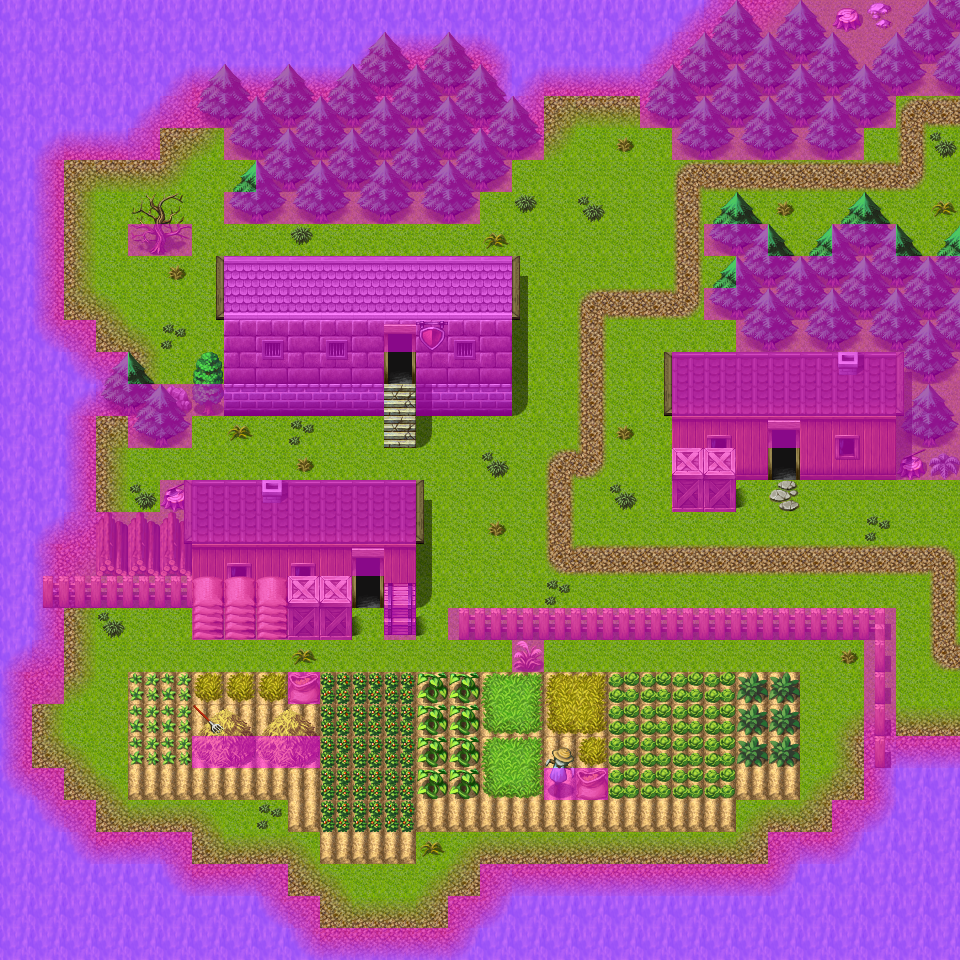

A level layout from a 2D game, rendered from its tile map. Below: a short description, then the map file with tile-grid data replaced by summaries:
An orthogonal 30x30 tile map with 32x32 px tiles, 4 tile layers (Ground, Objects, Above, Walkable), 60 tilesets and 12 objects (6x mapchange, 5x spawn, script).

<map version="1.4" tiledversion="1.4.3" orientation="orthogonal" renderorder="right-down" width="30" height="30" tilewidth="32" tileheight="32" infinite="0" nextlayerid="8" nextobjectid="12">
 <properties>
  <property name="outdoors" value="1" />
 </properties>
 <tileset firstgid="1" name="map_bed_1" tilewidth="32" tileheight="32" tilecount="128" columns="16">
  <image source="../drawable/map_bed_1.png" width="512" height="256" />
 </tileset>
 <tileset firstgid="129" name="map_border_1" tilewidth="32" tileheight="32" tilecount="128" columns="16">
  <image source="../drawable/map_border_1.png" width="512" height="256" />
 </tileset>
 <tileset firstgid="257" name="map_bridge_1" tilewidth="32" tileheight="32" tilecount="128" columns="16">
  <image source="../drawable/map_bridge_1.png" width="512" height="256" />
 </tileset>
 <tileset firstgid="385" name="map_bridge_2" tilewidth="32" tileheight="32" tilecount="128" columns="16">
  <image source="../drawable/map_bridge_2.png" width="512" height="256" />
 </tileset>
 <tileset firstgid="513" name="map_broken_1" tilewidth="32" tileheight="32" tilecount="128" columns="16">
  <image source="../drawable/map_broken_1.png" width="512" height="256" />
 </tileset>
 <tileset firstgid="641" name="map_cavewall_1" tilewidth="32" tileheight="32" tilecount="108" columns="18">
  <image source="../drawable/map_cavewall_1.png" width="576" height="192" />
 </tileset>
 <tileset firstgid="749" name="map_cavewall_2" tilewidth="32" tileheight="32" tilecount="108" columns="18">
  <image source="../drawable/map_cavewall_2.png" width="576" height="192" />
 </tileset>
 <tileset firstgid="857" name="map_cavewall_3" tilewidth="32" tileheight="32" tilecount="108" columns="18">
  <image source="../drawable/map_cavewall_3.png" width="576" height="192" />
 </tileset>
 <tileset firstgid="965" name="map_cavewall_4" tilewidth="32" tileheight="32" tilecount="108" columns="18">
  <image source="../drawable/map_cavewall_4.png" width="576" height="192" />
 </tileset>
 <tileset firstgid="1073" name="map_chair_table_1" tilewidth="32" tileheight="32" tilecount="128" columns="16">
  <image source="../drawable/map_chair_table_1.png" width="512" height="256" />
 </tileset>
 <tileset firstgid="1201" name="map_chair_table_2" tilewidth="32" tileheight="32" tilecount="128" columns="16">
  <image source="../drawable/map_chair_table_2.png" width="512" height="256" />
 </tileset>
 <tileset firstgid="1329" name="map_crate_1" tilewidth="32" tileheight="32" tilecount="128" columns="16">
  <image source="../drawable/map_crate_1.png" width="512" height="256" />
 </tileset>
 <tileset firstgid="1457" name="map_cupboard_1" tilewidth="32" tileheight="32" tilecount="128" columns="16">
  <image source="../drawable/map_cupboard_1.png" width="512" height="256" />
 </tileset>
 <tileset firstgid="1585" name="map_curtain_1" tilewidth="32" tileheight="32" tilecount="128" columns="16">
  <image source="../drawable/map_curtain_1.png" width="512" height="256" />
 </tileset>
 <tileset firstgid="1713" name="map_entrance_1" tilewidth="32" tileheight="32" tilecount="128" columns="16">
  <image source="../drawable/map_entrance_1.png" width="512" height="256" />
 </tileset>
 <tileset firstgid="1841" name="map_entrance_2" tilewidth="32" tileheight="32" tilecount="128" columns="16">
  <image source="../drawable/map_entrance_2.png" width="512" height="256" />
 </tileset>
 <tileset firstgid="1969" name="map_fence_1" tilewidth="32" tileheight="32" tilecount="128" columns="16">
  <image source="../drawable/map_fence_1.png" width="512" height="256" />
 </tileset>
 <tileset firstgid="2097" name="map_fence_2" tilewidth="32" tileheight="32" tilecount="128" columns="16">
  <image source="../drawable/map_fence_2.png" width="512" height="256" />
 </tileset>
 <tileset firstgid="2225" name="map_fence_3" tilewidth="32" tileheight="32" tilecount="128" columns="16">
  <image source="../drawable/map_fence_3.png" width="512" height="256" />
 </tileset>
 <tileset firstgid="2353" name="map_fence_4" tilewidth="32" tileheight="32" tilecount="128" columns="16">
  <image source="../drawable/map_fence_4.png" width="512" height="256" />
 </tileset>
 <tileset firstgid="2481" name="map_ground_1" tilewidth="32" tileheight="32" tilecount="128" columns="16">
  <image source="../drawable/map_ground_1.png" width="512" height="256" />
 </tileset>
 <tileset firstgid="2609" name="map_ground_2" tilewidth="32" tileheight="32" tilecount="128" columns="16">
  <image source="../drawable/map_ground_2.png" width="512" height="256" />
 </tileset>
 <tileset firstgid="2737" name="map_ground_3" tilewidth="32" tileheight="32" tilecount="128" columns="16">
  <image source="../drawable/map_ground_3.png" width="512" height="256" />
 </tileset>
 <tileset firstgid="2865" name="map_ground_4" tilewidth="32" tileheight="32" tilecount="128" columns="16">
  <image source="../drawable/map_ground_4.png" width="512" height="256" />
 </tileset>
 <tileset firstgid="2993" name="map_ground_5" tilewidth="32" tileheight="32" tilecount="128" columns="16">
  <image source="../drawable/map_ground_5.png" width="512" height="256" />
 </tileset>
 <tileset firstgid="3121" name="map_ground_6" tilewidth="32" tileheight="32" tilecount="128" columns="16">
  <image source="../drawable/map_ground_6.png" width="512" height="256" />
 </tileset>
 <tileset firstgid="3249" name="map_ground_7" tilewidth="32" tileheight="32" tilecount="128" columns="16">
  <image source="../drawable/map_ground_7.png" width="512" height="256" />
 </tileset>
 <tileset firstgid="3377" name="map_ground_8" tilewidth="32" tileheight="32" tilecount="128" columns="16">
  <image source="../drawable/map_ground_8.png" width="512" height="256" />
 </tileset>
 <tileset firstgid="3505" name="map_house_1" tilewidth="32" tileheight="32" tilecount="128" columns="16">
  <image source="../drawable/map_house_1.png" width="512" height="256" />
 </tileset>
 <tileset firstgid="3633" name="map_house_2" tilewidth="32" tileheight="32" tilecount="128" columns="16">
  <image source="../drawable/map_house_2.png" width="512" height="256" />
 </tileset>
 <tileset firstgid="3761" name="map_indoor_1" tilewidth="32" tileheight="32" tilecount="128" columns="16">
  <image source="../drawable/map_indoor_1.png" width="512" height="256" />
 </tileset>
 <tileset firstgid="3889" name="map_indoor_2" tilewidth="32" tileheight="32" tilecount="128" columns="16">
  <image source="../drawable/map_indoor_2.png" width="512" height="256" />
 </tileset>
 <tileset firstgid="4017" name="map_kitchen_1" tilewidth="32" tileheight="32" tilecount="128" columns="16">
  <image source="../drawable/map_kitchen_1.png" width="512" height="256" />
 </tileset>
 <tileset firstgid="4145" name="map_outdoor_1" tilewidth="32" tileheight="32" tilecount="128" columns="16">
  <image source="../drawable/map_outdoor_1.png" width="512" height="256" />
 </tileset>
 <tileset firstgid="4273" name="map_pillar_1" tilewidth="32" tileheight="32" tilecount="128" columns="16">
  <image source="../drawable/map_pillar_1.png" width="512" height="256" />
 </tileset>
 <tileset firstgid="4401" name="map_pillar_2" tilewidth="32" tileheight="32" tilecount="128" columns="16">
  <image source="../drawable/map_pillar_2.png" width="512" height="256" />
 </tileset>
 <tileset firstgid="4529" name="map_plant_1" tilewidth="32" tileheight="32" tilecount="128" columns="16">
  <image source="../drawable/map_plant_1.png" width="512" height="256" />
 </tileset>
 <tileset firstgid="4657" name="map_plant_2" tilewidth="32" tileheight="32" tilecount="128" columns="16">
  <image source="../drawable/map_plant_2.png" width="512" height="256" />
 </tileset>
 <tileset firstgid="4785" name="map_rock_1" tilewidth="32" tileheight="32" tilecount="128" columns="16">
  <image source="../drawable/map_rock_1.png" width="512" height="256" />
 </tileset>
 <tileset firstgid="4913" name="map_rock_2" tilewidth="32" tileheight="32" tilecount="128" columns="16">
  <image source="../drawable/map_rock_2.png" width="512" height="256" />
 </tileset>
 <tileset firstgid="5041" name="map_roof_1" tilewidth="32" tileheight="32" tilecount="128" columns="16">
  <image source="../drawable/map_roof_1.png" width="512" height="256" />
 </tileset>
 <tileset firstgid="5169" name="map_roof_2" tilewidth="32" tileheight="32" tilecount="128" columns="16">
  <image source="../drawable/map_roof_2.png" width="512" height="256" />
 </tileset>
 <tileset firstgid="5297" name="map_roof_3" tilewidth="32" tileheight="32" tilecount="128" columns="16">
  <image source="../drawable/map_roof_3.png" width="512" height="256" />
 </tileset>
 <tileset firstgid="5425" name="map_shop_1" tilewidth="32" tileheight="32" tilecount="128" columns="16">
  <image source="../drawable/map_shop_1.png" width="512" height="256" />
 </tileset>
 <tileset firstgid="5553" name="map_sign_ladder_1" tilewidth="32" tileheight="32" tilecount="128" columns="16">
  <image source="../drawable/map_sign_ladder_1.png" width="512" height="256" />
 </tileset>
 <tileset firstgid="5681" name="map_table_1" tilewidth="32" tileheight="32" tilecount="128" columns="16">
  <image source="../drawable/map_table_1.png" width="512" height="256" />
 </tileset>
 <tileset firstgid="5809" name="map_trail_1" tilewidth="32" tileheight="32" tilecount="128" columns="16">
  <image source="../drawable/map_trail_1.png" width="512" height="256" />
 </tileset>
 <tileset firstgid="5937" name="map_transition_1" tilewidth="32" tileheight="32" tilecount="128" columns="16">
  <image source="../drawable/map_transition_1.png" width="512" height="256" />
 </tileset>
 <tileset firstgid="6065" name="map_transition_2" tilewidth="32" tileheight="32" tilecount="128" columns="16">
  <image source="../drawable/map_transition_2.png" width="512" height="256" />
 </tileset>
 <tileset firstgid="6193" name="map_transition_3" tilewidth="32" tileheight="32" tilecount="128" columns="16">
  <image source="../drawable/map_transition_3.png" width="512" height="256" />
 </tileset>
 <tileset firstgid="6321" name="map_transition_4" tilewidth="32" tileheight="32" tilecount="128" columns="16">
  <image source="../drawable/map_transition_4.png" width="512" height="256" />
 </tileset>
 <tileset firstgid="6449" name="map_transition_5" tilewidth="32" tileheight="32" tilecount="128" columns="16">
  <image source="../drawable/map_transition_5.png" width="512" height="256" />
 </tileset>
 <tileset firstgid="6577" name="map_tree_1" tilewidth="32" tileheight="32" tilecount="128" columns="16">
  <image source="../drawable/map_tree_1.png" width="512" height="256" />
 </tileset>
 <tileset firstgid="6705" name="map_tree_2" tilewidth="32" tileheight="32" tilecount="128" columns="16">
  <image source="../drawable/map_tree_2.png" width="512" height="256" />
 </tileset>
 <tileset firstgid="6833" name="map_wall_1" tilewidth="32" tileheight="32" tilecount="128" columns="16">
  <image source="../drawable/map_wall_1.png" width="512" height="256" />
 </tileset>
 <tileset firstgid="6961" name="map_wall_2" tilewidth="32" tileheight="32" tilecount="120" columns="15">
  <image source="../drawable/map_wall_2.png" width="480" height="256" />
 </tileset>
 <tileset firstgid="7081" name="map_wall_3" tilewidth="32" tileheight="32" tilecount="120" columns="15">
  <image source="../drawable/map_wall_3.png" width="480" height="256" />
 </tileset>
 <tileset firstgid="7201" name="map_wall_4" tilewidth="32" tileheight="32" tilecount="120" columns="15">
  <image source="../drawable/map_wall_4.png" width="480" height="256" />
 </tileset>
 <tileset firstgid="7321" name="map_window_1" tilewidth="32" tileheight="32" tilecount="128" columns="16">
  <image source="../drawable/map_window_1.png" width="512" height="256" />
 </tileset>
 <tileset firstgid="7449" name="map_window_2" tilewidth="32" tileheight="32" tilecount="128" columns="16">
  <image source="../drawable/map_window_2.png" width="512" height="256" />
 </tileset>
 <layer id="1" name="Ground" width="30" height="30">
  <data>[900 cells, 900 non-empty, 17 distinct tile ids]</data>
 </layer>
 <layer id="2" name="Objects" width="30" height="30">
  <data>[900 cells, 475 non-empty, 74 distinct tile ids]</data>
 </layer>
 <layer id="3" name="Above" width="30" height="30">
  <data>[900 cells, 92 non-empty, 25 distinct tile ids]</data>
 </layer>
 <layer id="4" name="Walkable" width="30" height="30">
  <data>[900 cells, 487 non-empty, 1 distinct tile ids]</data>
 </layer>
 <objectgroup id="5" name="Mapevents">
  <object id="1" name="east1" type="mapchange" x="928" y="480" width="32" height="256">
   <properties>
    <property name="map" value="remgard3" />
    <property name="place" value="west1" />
   </properties>
  </object>
  <object id="2" name="remgard_farmer3" type="mapchange" x="352" y="576" width="32" height="32">
   <properties>
    <property name="map" value="remgard_farmer3" />
    <property name="place" value="south" />
   </properties>
  </object>
  <object id="3" name="remgard_prison" type="mapchange" x="384" y="352" width="32" height="32">
   <properties>
    <property name="map" value="remgard_prison" />
    <property name="place" value="south" />
   </properties>
  </object>
  <object id="4" name="remgard_villager5" type="mapchange" x="768" y="448" width="32" height="32">
   <properties>
    <property name="map" value="remgard_villager5" />
    <property name="place" value="south" />
   </properties>
  </object>
  <object id="5" name="east2" type="mapchange" x="928" y="96" width="32" height="160">
   <properties>
    <property name="map" value="remgard3" />
    <property name="place" value="west2" />
   </properties>
  </object>
  <object id="11" name="remgard_prison_exit" type="mapchange" x="320" y="224" width="32" height="32" />
  <object name="remgard_prison_thief_remove" type="script" x="256" y="32" width="256" height="32">
   <properties>
    <property name="when" value="enter" />
   </properties>
  </object>
 </objectgroup>
 <objectgroup id="6" name="Spawn">
  <object id="6" name="remgard_villager3" type="spawn" x="480" y="96" width="384" height="256" />
  <object id="7" name="remgard_villager8" type="spawn" x="448" y="352" width="320" height="256" />
  <object id="8" name="remgard_farmer2" type="spawn" x="128" y="672" width="384" height="160" />
  <object id="9" name="fallhaven_farmer2" type="spawn" x="416" y="672" width="384" height="160" />
  <object id="10" name="almars" type="spawn" x="192" y="320" width="32" height="32" />
 </objectgroup>
 <objectgroup id="7" name="Keys" />
</map>
